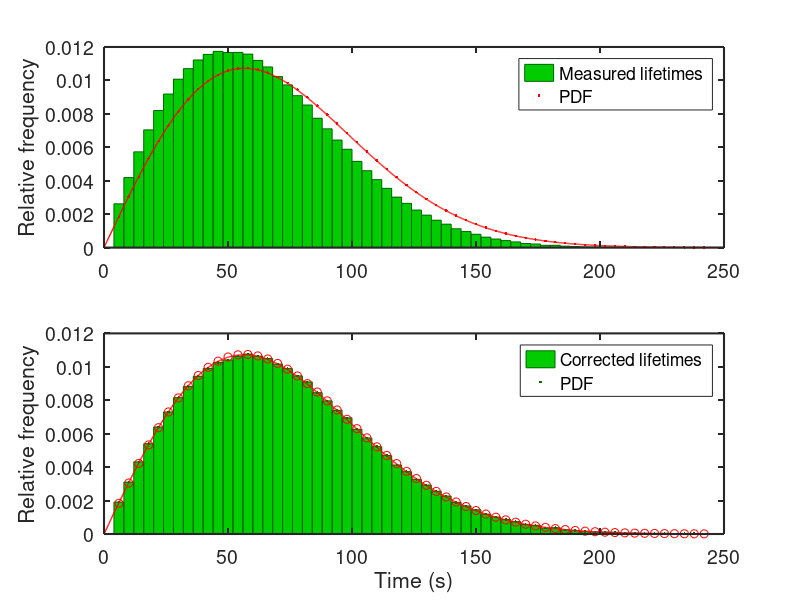

Reproduce this figure in MATLAB.
function lifetimeCutoffSimulation()

% this simulation is not complete, since it does not include cut-off tracks
% at beginning/end

lambda = 80;
k = 2;

% for PDF/CDF calc.
% tmax = lambda*nthroot(-log(1-0.9999), k)

tmin = lambda*nthroot(-log(0.01), k);
fprintf('Time interval to record 99th percentile: %f\n', tmin);

tmax = 250;
framerate = 4;
dt = framerate;
t = dt:dt:tmax;


nFrames = length(t);

% generate theoretical histogram by stepwise integration of the PDF
F = 20; % subsampling factor
dtf = dt/F;
ti = t(1):dtf:(tmax+dt-dtf);
PDF = k./lambda.*(ti/lambda).^(k-1).*exp(-(ti/lambda).^k);
histTH = arrayfun(@(k) sum(PDF(1+(k-1)*F:k*F)), 1:length(t));

% generate PDF for plotting
t_fine = 0:dtf:tmax;
PDF = k./lambda.*(t_fine/lambda).^(k-1).*exp(-(t_fine/lambda).^k);
%CDF = 1 - exp(-(t/lambda).^k);


N = 1e4; % new objects per frame
samples = cell(1,nFrames);
for n = 1:nFrames

    % generate lifetimes for events starting in current frame
    csamples = lambda*nthroot(-log(1-rand(1,N)), k);
    % cut off at lower frame bound
    csamples = csamples - mod(csamples, dtf);
    % throw out short (< 1 frame) tracks
    csamples(csamples==0) = []; 

    endTimes = t(n) + csamples;
    endTimes(endTimes > tmax) = [];
    samples{n} = endTimes - t(n);
end
samples = [samples{:}];


% binning for lifetime histogram
ni = histc(samples, t);


% truncate all histograms at last two frames, then normalize
histTH = histTH(1:end-2);
histTH = histTH/sum(histTH*dt);
ni = ni(1:end-2);
t = t(1:end-2);
t_bc = t(2)-dt/2:dt:t(end)+dt/2;



figure;
subplot(2,1,1);
h = bar(t_bc, ni/sum(ni*dt));
set(h, 'BarWidth', 1, 'FaceColor', [0 0.8 0], 'EdgeColor', [0 0.4 0]);
hold on;
plot(t_bc, histTH, 'r.');
plot(t_fine, PDF, 'r', 'LineWidth', 1);
xlim([0 tmax]);
%title('Measured lifetimes', 'FontName', 'Helvetica', 'FontSize', 16);
%xlabel('Time (s)', 'FontName', 'Helvetica', 'FontSize', 16);
ylabel('Relative frequency', 'FontName', 'Helvetica', 'FontSize', 16);
set(gca, 'FontName', 'Helvetica', 'FontSize', 14, 'LineWidth', 1.5);
legend('Measured lifetimes', 'PDF');

m = length(ni);
w = m./(m:-1:1);
wx = w;
% ni = ni.*w;
nix = ni.*w;
nix = nix / sum(nix*dt);
% SE = sum((nix-histTH).^2)

% weights as a function of frame #: w = nFrames ./ (nFrames-(1:nFrames)-1)
% lengths of 'framerate' and 'framerate-1' cannot be measured -> set to zero
w = nFrames ./ (nFrames-2:-1:1);
ni = ni.*w;

% normalize
ni = ni/sum(ni*dt);

% SE = sum((ni-histTH).^2)


subplot(2,1,2);
h = bar(t_bc, ni);
set(h, 'BarWidth', 1, 'FaceColor', [0 0.8 0], 'EdgeColor', [0 0.4 0]);
hold on;
plot(t_bc, ni, '.', 'Color', [0 0.4 0]);
plot(t_bc, histTH, 'ro');
plot(t_fine, PDF, 'r-', 'LineWidth', 1);
xlim([0 tmax]);
%title('Corrected lifetimes', 'FontName', 'Helvetica', 'FontSize', 16);
xlabel('Time (s)', 'FontName', 'Helvetica', 'FontSize', 16);
ylabel('Relative frequency', 'FontName', 'Helvetica', 'FontSize', 16);
set(gca, 'FontName', 'Helvetica', 'FontSize', 14, 'LineWidth', 1.5);
legend('Corrected lifetimes', 'PDF');
%print('-depsc2', '-r300', 'lifetimeCutoffCorrection.eps');
